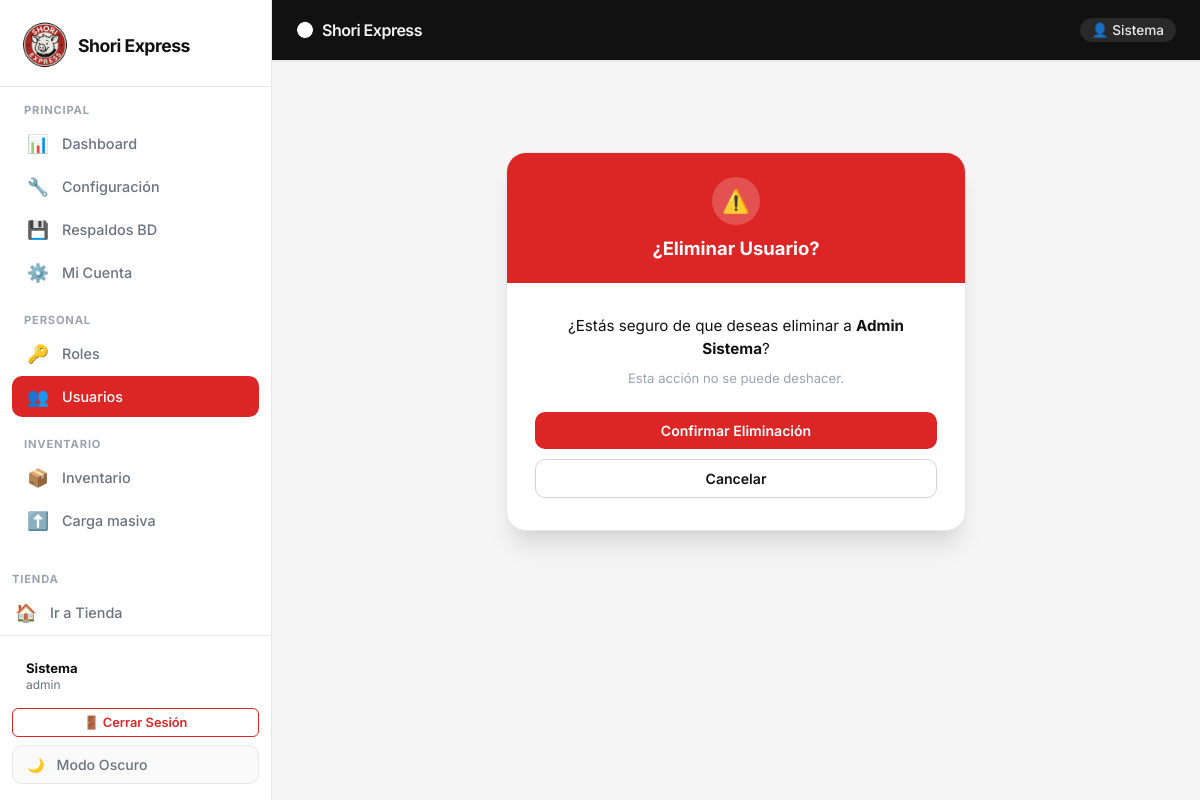
Screenshot of /usuarios/eliminar/1/ (signed in) with the database file from the repository.
### usuario/models.py (models this page shows, shortened)
class Usuario(models.Model):
    TIPO_DOC_CHOICES = [
        ('CC', 'Cédula de Ciudadanía'),
        ('TI', 'Tarjeta de Identidad'),
        ('CE', 'Cédula de Extranjería'),
        ('PEP', 'Permiso Especial de Permanencia'),
    ]
    ESTADO_CHOICES = [
        ('activo', 'Activo'),
        ('inactivo', 'Inactivo'),
    ]
    tipo_documento = models.CharField(max_length=10, choices=TIPO_DOC_CHOICES, default='CC')
    documento = models.CharField(max_length=15, unique=True)
    primer_nombre = models.CharField(max_length=40)
    apellido = models.CharField(max_length=40)
    correo = models.EmailField(max_length=100, unique=True)
    telefono = models.CharField(max_length=20, null=True, blank=True)
    direccion = models.CharField(max_length=100, blank=True)
    nombre_usuario = models.CharField(max_length=50, unique=True)
    contrasena = models.CharField(max_length=255)
    ultima_actualizacion_password = models.DateTimeField(
        auto_now_add=True,
        help_text="Fecha de última actualización de contraseña",
    )
    rol = models.ForeignKey(
        'rol.Rol',
        on_delete=models.PROTECT,
        related_name='usuarios'
    )
    puntos_acumulados = models.PositiveIntegerField(default=0)
    bonos_fidelidad = models.PositiveIntegerField(
        default=0,
        help_text="Bonos ganados (ej. compras iguales o superiores al umbral configurado)",
    )
    estado = models.CharField(max_length=10, choices=ESTADO_CHOICES, default='activo')
    fecha_registro = models.DateTimeField(auto_now_add=True)
    class Meta:
        verbose_name = "Usuario"
        verbose_name_plural = "Usuarios"
        db_table = "usuario_usuario" # Mantiene compatibilidad con tu SQL

### usuario/views.py (the view, shortened to what this page needs)
# urls.py: path('eliminar/<int:id>/', views.eliminar_usuario, name='eliminar_usuario'),
@admin_shori_required
@require_http_methods(["GET", "POST"])
def eliminar_usuario(request, id):
    usuario = get_object_or_404(Usuario, pk=id)
    return render(request, 'usuario/eliminar_usuario.html', {'usuario': usuario})

### cuentas/context_processors.py (called while the page is built)
def user_context(request):
    usuario_logueado = None
    es_admin = False
    usuario_id = request.session.get('usuario_id')
    if usuario_id:
        try:
            usuario_logueado = Usuario.objects.get(pk=usuario_id)
        except Usuario.DoesNotExist:
            request.session.flush()
        else:
            nombre_rol = ''
            if usuario_logueado.rol:
                nombre_rol = usuario_logueado.rol.nombre_rol or ''
            es_admin = nombre_rol.strip().lower() in {'admin', 'administrador', 'empleado'}
    return {
        'usuario_logueado': usuario_logueado,
        'es_admin': es_admin,
    }

### cuentas/views.py (called while the page is built)
def _session_expired(request):
    last_activity = request.session.get('last_activity')
    if not last_activity:
        return False
    try:
        last = float(last_activity)
    except (TypeError, ValueError):
        return True
    return (timezone.now().timestamp() - last) > (SESSION_TIMEOUT_MINUTES * 60)

def _actualizar_actividad_sesion(request):
    request.session['last_activity'] = timezone.now().timestamp()

def _es_rol_admin(nombre_rol):
    if not nombre_rol:
        return False
    return nombre_rol.strip().lower() in ROLES_ADMIN

def _get_usuario_sesion(request):
    usuario_id = request.session.get('usuario_id')
    if usuario_id:
        try:
            return Usuario.objects.get(pk=usuario_id)
        except Usuario.DoesNotExist:
            request.session.flush()
    return None

### producto/context_processor.py (called while the page is built)
def cart_total_amount(request):
    cart = Cart(request)
    total = 0
    for key, value in cart.cart.items():
        total += float(value["precio"]) * value["cantidad"]
    return {'cart_total_amount': total, 'cart_count': len(cart.cart)}

### usuario/templates/usuario/eliminar_usuario.html (shortened to what this page needs)
{% extends 'base.html' %}
{% block content %}
<div class="se-confirm-card">
    <div class="se-confirm-header">
        <div class="confirm-icon">⚠️</div>
        <h4>¿Eliminar Usuario?</h4>
    </div>
    <div class="se-confirm-body">
        <p>¿Estás seguro de que deseas eliminar a <strong>{{ usuario.primer_nombre }} {{ usuario.apellido }}</strong>?</p>
        <p class="text-muted small">Esta acción no se puede deshacer.</p>
        <form method="POST">
            <div class="se-confirm-actions">
                <button type="submit" class="se-btn se-btn-danger">Confirmar Eliminación</button>
                <a href="{% url 'lista_usuarios' %}" class="se-btn se-btn-outline">Cancelar</a>
            </div>
        </form>
    </div>
</div>
{% endblock %}

### templates/base.html (shortened to what this page needs)
{% load static %}
<!DOCTYPE html>
<html lang="es" data-theme="light">
<head>
    <link rel="stylesheet" href="{% static 'style.css' %}">
</head>
<body>
<aside class="se-sidebar" id="sidebar">
    <div class="se-sidebar-header">
        <a class="se-sidebar-brand" href="{% url 'home' %}">
            <img src="{% static 'IMG/SHORIp.ico' %}" alt="Shori" class="sidebar-logo">
            <span style="font-weight: 700; letter-spacing: -0.5px; font-size: 1.1rem;">Shori Express</span>
        </a>
    </div>
    <nav class="se-sidebar-nav">
        <div class="se-nav-section-label">Principal</div>
        <a class="se-sidebar-link" href="{% url 'home' %}">
            <span class="se-sidebar-icon">📊</span>
            <span>Dashboard</span>
        </a>
        <a class="se-sidebar-link" href="{% url 'ver_configuracion' %}">
            <span class="se-sidebar-icon">🔧</span>
            <span>Configuración</span>
        </a>
        <a class="se-sidebar-link" href="{% url 'lista_respaldos' %}">
            <span class="se-sidebar-icon">💾</span>
            <span>Respaldos BD</span>
        </a>
        {% if request.session.usuario_id %}
        <a class="se-sidebar-link" href="{% url 'mi_cuenta' request.session.usuario_id %}">
            <span class="se-sidebar-icon">⚙️</span>
            <span>Mi Cuenta</span>
        </a>
        {% endif %}
        <div class="se-nav-section-label">Personal</div>
        <a class="se-sidebar-link" href="{% url 'lista_roles' %}">
            <span class="se-sidebar-icon">🔑</span>
            <span>Roles</span>
        </a>
        <a class="se-sidebar-link" href="{% url 'lista_usuarios' %}">
            <span class="se-sidebar-icon">👥</span>
            <span>Usuarios</span>
        </a>
        <div class="se-nav-section-label">Inventario</div>
        <a class="se-sidebar-link" href="{% url 'lista_inventario' %}">
            <span class="se-sidebar-icon">📦</span>
            <span>Inventario</span>
        </a>
        <a class="se-sidebar-link" href="{% url 'carga_masiva' %}">
            <span class="se-sidebar-icon">⬆️</span>
            <span>Carga masiva</span>
        </a>
        <a class="se-sidebar-link" href="{% url 'lista_productos' %}">
        </a>
    </nav>
    <div class="se-nav-section-label">Tienda</div>
    <a class="se-sidebar-link" href="{% url 'landing' %}">
        <span class="se-sidebar-icon">🏠</span>
        <span>Ir a Tienda</span>
    </a>
    <div class="se-sidebar-footer">
        {% if request.session.usuario_nombre %}
        <div style="padding: 8px 14px; margin-bottom: 8px; font-size: 0.82rem; color: var(--text-secondary);">
            <strong style="color: var(--text-primary);">{{ request.session.usuario_nombre }}</strong><br>
            <span style="font-size: 0.75rem;">{{ request.session.usuario_rol|default:"Usuario" }}</span>
        </div>
        <a href="{% url 'logout' %}" class="se-btn se-btn-outline-red se-btn-sm" style="width: 100%; margin-bottom: 8px;">
            🚪 Cerrar Sesión
        </a>
        {% endif %}
        <button class="theme-toggle-sidebar" onclick="toggleTheme()" id="themeBtn" title="Cambiar tema" aria-label="Cambiar tema">
            <span id="themeIcon">🌙</span>
            <span id="themeText">Modo Oscuro</span>
        </button>
    </div>
</aside>
<header class="se-topbar">
    <a class="se-topbar-brand" href="{% url 'home' %}">
        <img src="{% static 'IMG/SHORIp.ico' %}" alt="Shori" class="topbar-logo">
        <span style="font-weight: 600; font-size: 1rem; color: rgba(255,255,255,0.95);">Shori Express</span>
    </a>
    {% if request.session.usuario_nombre %}
    <span style="color: rgba(255,255,255,0.9); font-size: 0.85rem; font-weight: 500; background: rgba(255,255,255,0.1); padding: 4px 12px; border-radius: 20px;">
        👤 {{ request.session.usuario_nombre }}
    </span>
    {% endif %}
</header>
<main class="se-main">
    {% block content %}
    {% endblock %}
</main>
</body>
</html>

### templates/base.html (style rules this page uses)
.se-sidebar-brand, .se-topbar-brand { display: flex; align-items: center; gap: 8px; }
.sidebar-logo { width: 50px; height: 50px; object-fit: contain; }
.topbar-logo { width: 18px; height: 18px; object-fit: contain; filter: brightness(0) invert(1); }

### rows the page displays
Usuario: session.usuario_nombre "Sistema", primer_nombre "Admin", apellido "Sistema"

### other values shown
{{ request.session.usuario_rol|default:"Usuario" }} "admin"
